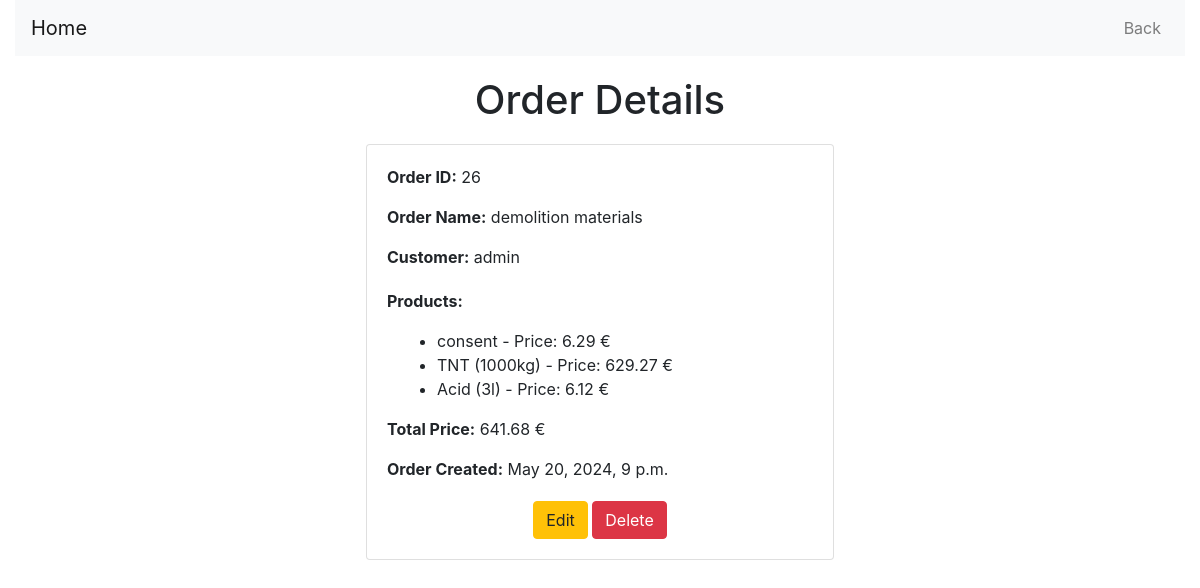
The app's page /orders/26/ (signed in), older data.
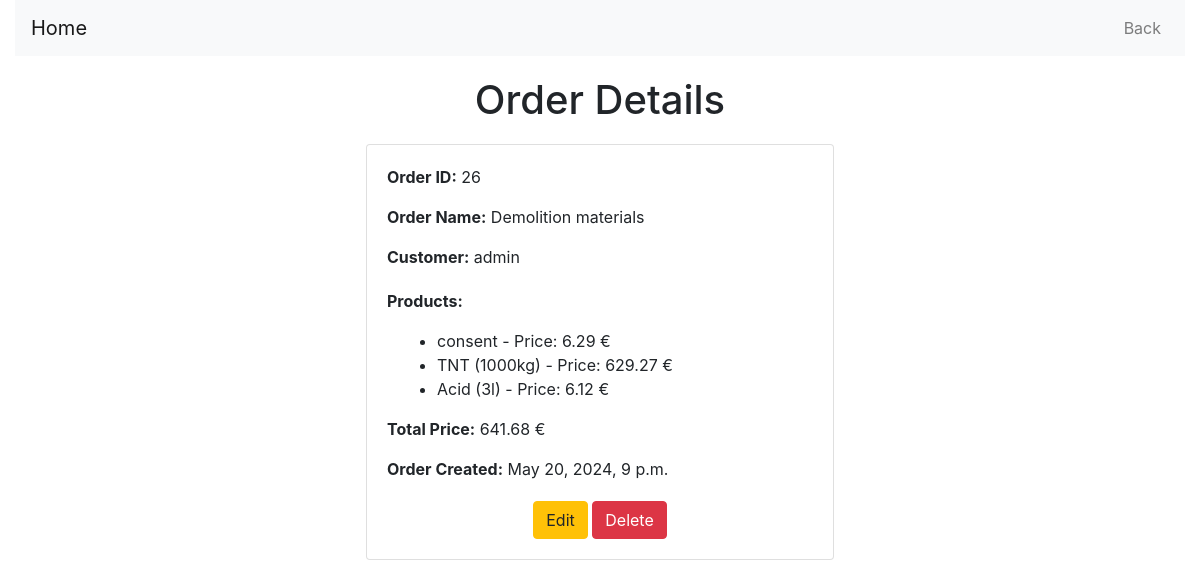
The same page, newer data.
### orders/models.py (models this page shows, shortened)
class Order(models.Model):
    user = models.ForeignKey(User, on_delete=models.CASCADE, default=None)
    products = models.ManyToManyField(Product)
    date_ordered = models.DateTimeField(auto_now_add=True)
    order_name = models.CharField(max_length=100)

### orders/views.py (the view)
# urls.py: path('<int:order_id>/', views.order_detail, name='order_detail'),
@login_required
@permission_required('orders.view_order', raise_exception=True)
def order_detail(request, order_id):
    try:
        order = Order.objects.get(id=order_id)
        if order.user != request.user:
            raise PermissionDenied("You do not have permission to view this order.")
        total_price = order.products.all().aggregate(total_price=Sum('price'))['total_price']
        return render(request, 'orders/order_detail.html', {'order': order, 'total_price': total_price})
    except PermissionDenied as e:
        return render(request, 'orders/error.html', {'message': str(e)})
    except Order.DoesNotExist:
        return render(request, 'orders/error.html', {'message': "Order does not exist."})

### orders/templates/orders/order_detail.html (shortened to what this page needs)
<!DOCTYPE html>
<html lang="en">
<head>
    {% load static %}
    <link href="https://stackpath.bootstrapcdn.com/bootstrap/4.5.2/css/bootstrap.min.css" rel="stylesheet">
    <link rel="stylesheet" href="{% static 'order.css' %}">
</head>
<body>
    <div class="container-fluid">
        <nav class="navbar navbar-expand-lg navbar-light bg-light">
            <a class="navbar-brand" href="{% url 'home' %}">Home</a>
            <div class="collapse navbar-collapse" id="navbarNav">
                <ul class="navbar-nav ml-auto">
                    <li class="nav-item">
                        <a class="nav-link" href="{% url 'order_list' %}">Back</a>
                    </li>
                </ul>
            </div>
        </nav>
        <div class="order-container">
            <div class="order-header">
                <h1>Order Details</h1>
            </div>
            <div class="card order-card">
                <div class="card-body">
                    <div class="order-info">
                        <p><strong>Order ID:</strong> {{ order.id }}</p>
                        <p><strong>Order Name:</strong> {{ order.order_name }}</p>
                        <p><strong>Customer:</strong> {{ order.user.username }}</p>
                    </div>
                    <div class="order-info">
                        <p><strong>Products:</strong></p>
                        <ul class="order-products">
                            {% for product in order.products.all %}
                                <li>{{ product.name }} - Price: {{ product.price }} €</li>
                            {% endfor %}
                        </ul>
                        <p><strong>Total Price:</strong> {{ total_price|floatformat:2 }} €</p>
                        <p><strong>Order Created:</strong> {{ order.date_ordered }}</p>
                    </div>
                    {% if user.is_authenticated and user == order.user %}
                        <div class="order-actions">
                            <a href="{% url 'edit_order' order.id %}" class="btn btn-warning">Edit</a>
                            <a href="{% url 'delete_order' order.id %}" class="btn btn-danger">Delete</a>
                        </div>
                    {% endif %}
                </div>
            </div>
        </div>
    </div>
</body>
</html>

Row changes from the older to the newer data that the page shows:
changed Order "admin": order_name "demolition materials" → "Demolition materials"
